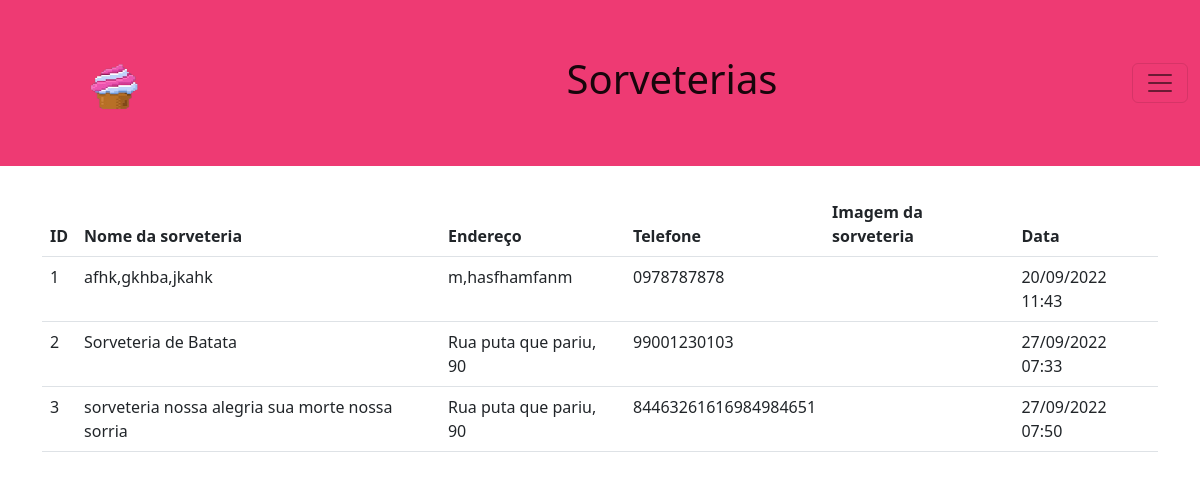
Page /consul_sorv.php (signed in) on the committed database.
### tables this page shows
CREATE TABLE IF NOT EXISTS `cadastro_sorv` (
  `id` int(11) NOT NULL AUTO_INCREMENT,
  `endereco` varchar(300) NOT NULL,
  `nome` varchar(110) NOT NULL,
  `numero` varchar(100) NOT NULL,
  `img` varchar(300) NOT NULL,
  `data` datetime NOT NULL DEFAULT CURRENT_TIMESTAMP,
  PRIMARY KEY (`id`)
);

### consul_sorv.php (the view, shortened to what this page needs)
<?php
    include("conexao.php");
    $sql_mensagens = "SELECT * FROM  cadastro_sorv ";
    $consulta_mensagens = $mysqli->query($sql_mensagens) or die($mysqli->error);
    $quantidade_mensagens = $consulta_mensagens->num_rows;
?>
<!DOCTYPE html>
    <html lang="pt-br">
        <head>
            <link href="https://cdn.jsdelivr.net/npm/bootstrap@5.2.0/dist/css/bootstrap.min.css" rel="stylesheet">
        </head>
        <body>
        <nav class="navbar fixed-top" style="background-color: #ee3a73;">
      <div class="container-fluid">
        <img src="imgs/sovete.png" class="navbar-brand" height="150px" width="200px">
        <a class="navbar-brand" href="#"><h1 class="men"> Sorveterias</h1></a>
        <button class="navbar-toggler" type="button" data-bs-toggle="offcanvas" data-bs-target="#offcanvasDarkNavbar" aria-controls="offcanvasDarkNavbar">
          <span class="navbar-toggler-icon"></span>
        </button>
      </div>
    </nav>
    <br>
    <br>
    <br>
    <br>
    <br>
    <br>
    <br>
    <br>
    <div class="container">
        <div class="table-responsive">
            <table class="table table-hover">
                <thead>
                    <th>ID</th>
                    <th>Nome da sorveteria</th>
                    <th>Endereço</th>
                    <th>Telefone</th>
                    <th>Imagem da sorveteria</th>
                    <th>Data</th>
                </thead>
                <tbody>
                <?php if ($quantidade_mensagens == 0 ){ ?>
                        <tr>
                            <td colspan="6">Nenhuma  mensagem encontrada</td>
                        </tr>
                    <?php
                        } else {
                            while ($mensagem = $consulta_mensagens -> fetch_assoc()){
                                $data = date ("d/m/Y H:i", strtotime ($mensagem['data']));
                    ?>
                    <tr>
                        <td> <?php echo $mensagem['id']; ?> </td>
                        <td> <?php echo $mensagem['endereco']; ?> </td>
                        <td> <?php echo $mensagem['nome']; ?> </td>
                        <td> <?php echo $mensagem['numero']; ?> </td>
                        <td> <img src="<?php echo $mensagem['img']; ?>" alt=""> </td>
                        <td> <?php echo $data; ?> </td>
                    </tr>
                    <?php
                    }
                    ?>
                    <?php
                    }
                    ?>
                </tbody>
            </table>
        </div>
    </div>
        </body>
    </html>

### rows in the picture
cadastro_sorv: id "1", endereco "afhk,gkhba,jkahk", nome "m,hasfhamfanm", numero "0978787878", data "20/09/2022 11:43"
cadastro_sorv: id "2", endereco "Sorveteria de Batata", nome "Rua puta que pariu, 90", numero "99001230103", data "27/09/2022 07:33"
cadastro_sorv: id "3", endereco "sorveteria nossa alegria sua morte nossa sorria", nome "Rua puta que pariu, 90", numero "84463261616984984651", data "27/09/2022 07:50"
